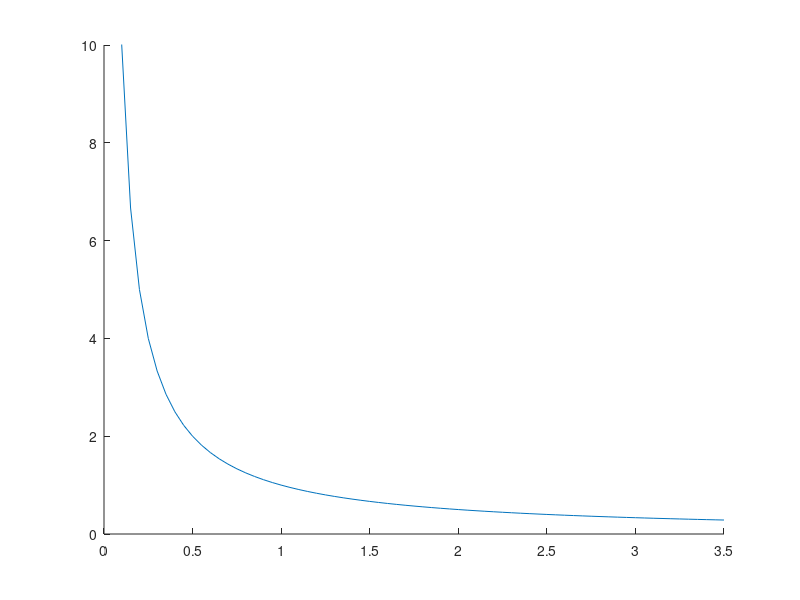

Here is the MATLAB script that generated this plot:
% Questao 4.2 - Prova A da 204
% Lucas Vasconcelos Resende - 205B

%(1)
xfuncao = 0:0.05:3.5;
yfuncao = 1./xfuncao;
%(2)
x1 = input('Digite o x1:  ');
x2 = input('Digite o x2:  ');
%(3)
y1 = 1/x1;
y2 = 1/x2;
%(4)
figure('Name', 'Questão 4.2')
hold on;
plot(xfuncao, yfuncao)
plot(x1, y1, 'ok', 'markersize', 8)
plot(x2, y2, 'ok', 'markersize', 8)
%(5) / (6)
p1 = [x1,y1];
p2 = [x2,y2];
p3 = [x2, 0];
p4 = [x1, 0];
xpoligono = [p1(1), p2(1), p3(1), p4(1), p1(1)];
ypoligono = [p1(2), p2(2), p3(2), p4(2), p1(2)];
plot(xpoligono, ypoligono)
areatrap = (y1+y2)*(x2-x1)/2;
printf("Area do trapezio: %f\n", areatrap);
axis([0 3.5 0 10])
